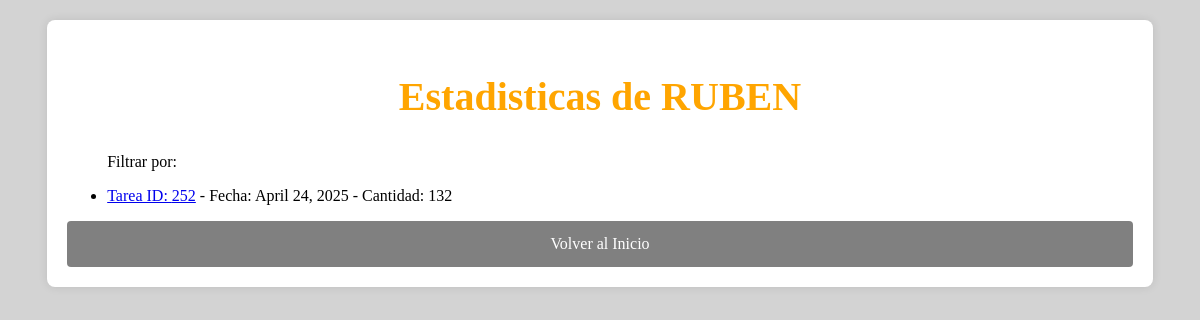
/estadisticas_trabajador/1/, run on an earlier commit of the app's database.
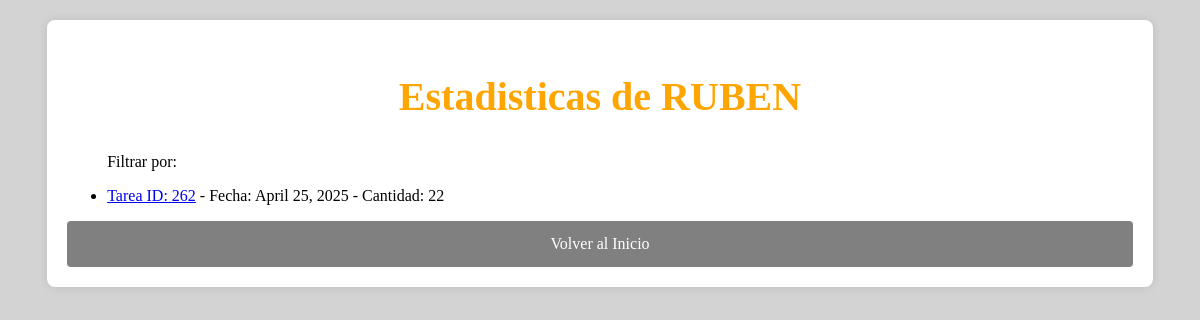
And on a later commit of the database.
### pda/models.py (models this page shows, shortened)
class Trabajador(models.Model):
    nombre=models.TextField(null=True,blank=True)

class Patio(models.Model):
    fecha = models.DateField(verbose_name='Fecha', null=True, blank=True)
    horaInicio = models.TimeField(verbose_name='H.Inicio', null=True, blank=True)
    horaFin = models.TimeField(verbose_name='H.Fin', null=True, blank=True)
    idTipTarea = models.IntegerField(verbose_name='Tip.Tarea', null=True, blank=True)
    idOper1 = models.IntegerField(verbose_name='Op.1', null=True, blank=True)
    idOper2 = models.IntegerField(verbose_name='Op.2', null=True, blank=True)
    cantidad = models.IntegerField(verbose_name='Cantidad', null=True, blank=True)

### pda/views.py (the view)
# urls.py: path('estadisticas_trabajador/<int:trabajador_id>/',estadisticas_trabajador,name='estadisticas_trabajador'),
def estadisticas_trabajador(request,trabajador_id):
    trabajador=get_object_or_404(Trabajador, id=trabajador_id)
    tareas=Patio.objects.filter(idOper1=trabajador_id)
    return render(request,'estadisticas_trabajador.html',{
        'trabajador':trabajador,
        'tareas':tareas
    })

### templates/estadisticas_trabajador.html (shortened to what this page needs)
<!DOCTYPE html>
<html lang="en">
<head>
</head>
<body>
    <div class="container">
        <div class="form-container">
            <h2>Estadisticas de {{trabajador.nombre}}</h2>
                <ul>
                    <p>Filtrar por:</p>
                    {% for tarea in tareas %}
                    <li>
                       <a  href="{% url 'detalle_tarea' tarea.id %}">   Tarea ID: {{ tarea.id }}</a> - Fecha: {{ tarea.fecha }} - Cantidad: {{ tarea.cantidad }}
                    </li>
                    {% empty %}
                    <p>No hay tareas registradas para este trabajador</p>
                    {% endfor %}
                </ul>
                <a class="aEnlac"  href="/paginaInicial/">Volver al Inicio</a>
        </div>
    </div>
</body>
</html>

### templates/estadisticas_trabajador.html (style rules this page uses)
body { background-color: lightgrey; }
h2 { text-align: center; color: orange; font-size: 40px; }
.container { display: flex; justify-content: center; margin-top: 20px; }
.form-container { background-color: white; padding: 20px; border-radius: 8px; box-shadow: 0 0 10px rgba(0, 0, 0, 0.1); width: 90%; overflow-x: auto; }
.aEnlac { text-decoration: none; color: white; display: block; background-color: grey; padding: 14px 20px; text-align: center; margin-top: 15px; width: 100%; box-sizing: border-box; border-radius: 4px; }

What changed in the data, as far as the page shows it:
removed Patio: id "252", fecha "April 24, 2025", cantidad "132"
added Patio: id "262", fecha "April 25, 2025", cantidad "22"
